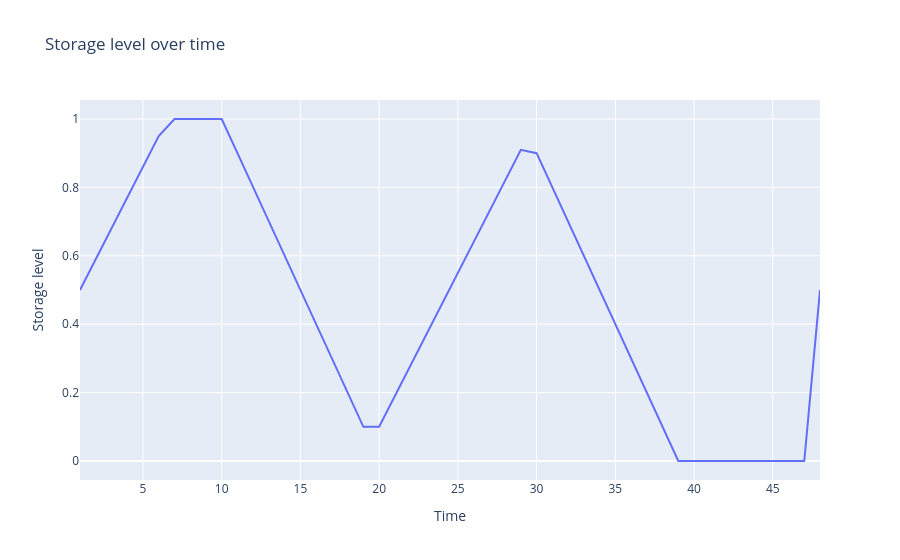
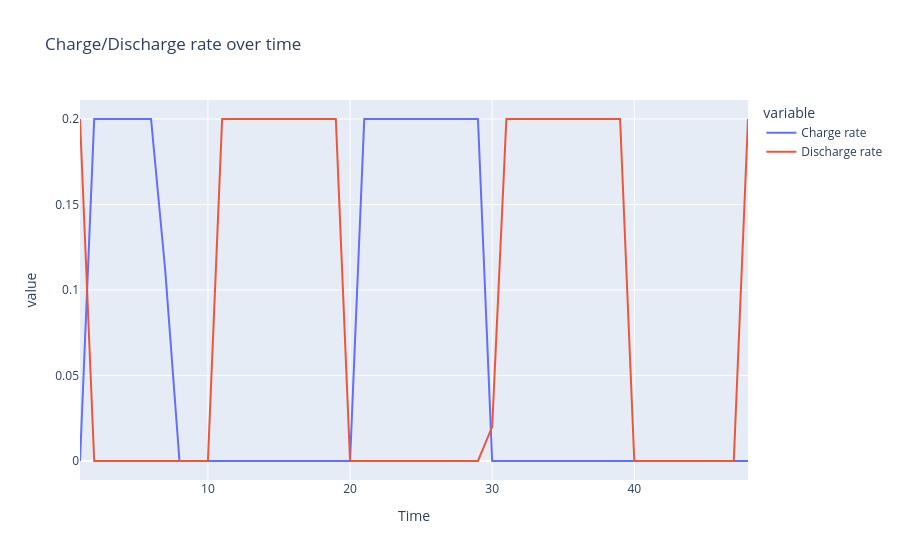
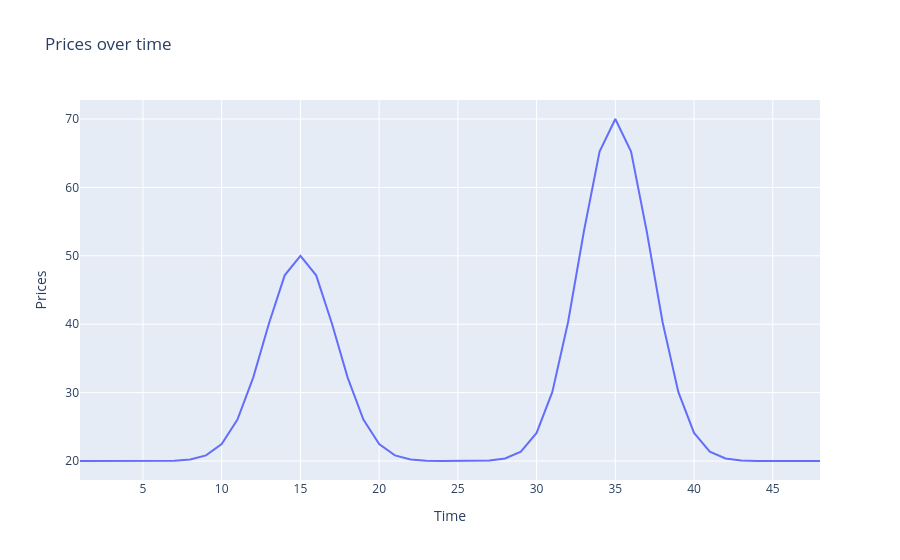

Notebook source saved alongside these figures, in order:
### Code cell
# Extend battery dispatch problem to 48 periods
# s: Storage capacity [MWh]
# c: Charge rate [MW]
# d: Discharge rate [MW]
# prices: Electricity prices [£/MWh]
# t: time granularity [h] 
# eta: effiency [eta]

n = 48
t = 0.5
eta = 0.9
periods = np.arange(n)
prices = (
    20 + 
    30 * np.exp(-((periods - 14)**2) / 10) +  # morning peak around period 14 (7am)
    50 * np.exp(-((periods - 34)**2) / 10)     # evening peak around period 34 (5pm)
)

s = cp.Variable(n)
d = cp.Variable(n)
c = cp.Variable(n)

s_start = 0.5
s_end = 0.5

constraints2 = [ 0 <= c, c <= 0.2,
                0 <=d,  d <= 0.2,
                0 <=s, s <= 1,
                s[0] == s_start,
                s[n-1] == s_end]

# Add time linking contraints
# s_i = s_{i-1} + 0.5 * (c_i - d_i) for i = 2...n-1
constraints2.append(
    s[1:n-1] == s[0:n-2] + t * (eta*c[1:n-1] - d[1:n-1])
)

#Objective
obj2 = cp.Maximize(t*prices@(d-c))

#Form & solve problem
prob2 = cp.Problem(obj2, constraints2)
prob2.solve() #Returns the optimal vlaue
print("status", prob2.status)
print("optimal value", prob2.value)

# Plot optimal values
df = pd.DataFrame({
    'Time': range(1, n+1),
    'Prices':prices,
    'Storage level':s.value,
    'Charge rate': c.value,
    'Discharge rate':d.value
})

fig_s = px.line(df, x='Time', y='Storage level', 
                title='Storage level over time')
fig_prices = px.line(df, x='Time', y='Prices', 
                title='Prices over time')
fig_cd = px.line(df, x='Time', y=['Charge rate', 'Discharge rate'], 
                title='Charge/Discharge rate over time')

fig_s.show()
fig_cd.show()
fig_prices.show()

### Figure 1 — Plotly figure (JSON) as saved in the notebook; plotly's stock layout.template omitted (floating-point values rounded to 4 significant figures)
{"data": [{"hovertemplate": "Time=%{x}<br>Storage level=%{y}<extra></extra>", "legendgroup": "", "line": {"color": "#636efa", "dash": "solid"}, "marker": {"symbol": "circle"}, "mode": "lines", "name": "", "orientation": "v", "showlegend": false, "type": "scatter", "x": [1, 2, 3, 4, 5, 6, 7, 8, 9, 10, 11, 12, 13, 14, 15, 16, 17, 18, 19, 20, 21, 22, 23, 24, 25, 26, 27, 28, 29, 30, 31, 32, 33, 34, 35, 36, 37, 38, 39, 40, 41, 42, 43, 44, 45, 46, 47, 48], "xaxis": "x", "y": [0.5, 0.59, 0.68, 0.77, 0.86, 0.95, 1.0, 1.0, 1.0, 1.0, 0.9, 0.8, 0.7, 0.6, 0.5, 0.4, 0.3, 0.2, 0.1, 0.1, 0.19, 0.28, 0.37, 0.46, 0.55, 0.64, 0.73, 0.82, 0.91, 0.9, 0.8, 0.7, 0.6, 0.5, 0.4, 0.3, 0.2, 0.1, 0.0, 0.0, 0.0, 0.0, 0.0, 0.0, 0.0, 0.0, 0.0, 0.5], "yaxis": "y"}], "layout": {"legend": {"tracegroupgap": 0}, "title": {"text": "Storage level over time"}, "xaxis": {"anchor": "y", "domain": [0, 1], "title": {"text": "Time"}}, "yaxis": {"anchor": "x", "domain": [0, 1], "title": {"text": "Storage level"}}}}

### Figure 2 — Plotly figure (JSON) as saved in the notebook; plotly's stock layout.template omitted (floating-point values rounded to 4 significant figures)
{"data": [{"hovertemplate": "variable=Charge rate<br>Time=%{x}<br>value=%{y}<extra></extra>", "legendgroup": "Charge rate", "line": {"color": "#636efa", "dash": "solid"}, "marker": {"symbol": "circle"}, "mode": "lines", "name": "Charge rate", "orientation": "v", "showlegend": true, "type": "scatter", "x": [1, 2, 3, 4, 5, 6, 7, 8, 9, 10, 11, 12, 13, 14, 15, 16, 17, 18, 19, 20, 21, 22, 23, 24, 25, 26, 27, 28, 29, 30, 31, 32, 33, 34, 35, 36, 37, 38, 39, 40, 41, 42, 43, 44, 45, 46, 47, 48], "xaxis": "x", "y": [0.0, 0.2, 0.2, 0.2, 0.2, 0.2, 0.1111, 0.0, 0.0, 0.0, 0.0, 0.0, 0.0, 0.0, 0.0, 0.0, 0.0, 0.0, 0.0, 0.0, 0.2, 0.2, 0.2, 0.2, 0.2, 0.2, 0.2, 0.2, 0.2, 0.0, 0.0, 0.0, 0.0, 0.0, 0.0, 0.0, 0.0, 0.0, 0.0, 0.0, 0.0, 0.0, 0.0, 0.0, 0.0, 0.0, 0.0, 0.0], "yaxis": "y"}, {"hovertemplate": "variable=Discharge rate<br>Time=%{x}<br>value=%{y}<extra></extra>", "legendgroup": "Discharge rate", "line": {"color": "#EF553B", "dash": "solid"}, "marker": {"symbol": "circle"}, "mode": "lines", "name": "Discharge rate", "orientation": "v", "showlegend": true, "type": "scatter", "x": [1, 2, 3, 4, 5, 6, 7, 8, 9, 10, 11, 12, 13, 14, 15, 16, 17, 18, 19, 20, 21, 22, 23, 24, 25, 26, 27, 28, 29, 30, 31, 32, 33, 34, 35, 36, 37, 38, 39, 40, 41, 42, 43, 44, 45, 46, 47, 48], "xaxis": "x", "y": [0.2, 0.0, 0.0, 0.0, 0.0, 0.0, 0.0, 0.0, 0.0, 0.0, 0.2, 0.2, 0.2, 0.2, 0.2, 0.2, 0.2, 0.2, 0.2, 0.0, 0.0, 0.0, 0.0, 0.0, 0.0, 0.0, 0.0, 0.0, 0.0, 0.02, 0.2, 0.2, 0.2, 0.2, 0.2, 0.2, 0.2, 0.2, 0.2, 0.0, 0.0, 0.0, 0.0, 0.0, 0.0, 0.0, 0.0, 0.2], "yaxis": "y"}], "layout": {"legend": {"title": {"text": "variable"}, "tracegroupgap": 0}, "title": {"text": "Charge/Discharge rate over time"}, "xaxis": {"anchor": "y", "domain": [0, 1], "title": {"text": "Time"}}, "yaxis": {"anchor": "x", "domain": [0, 1], "title": {"text": "value"}}}}

### Figure 3 — Plotly figure (JSON) as saved in the notebook; plotly's stock layout.template omitted (floating-point values rounded to 4 significant figures)
{"data": [{"hovertemplate": "Time=%{x}<br>Prices=%{y}<extra></extra>", "legendgroup": "", "line": {"color": "#636efa", "dash": "solid"}, "marker": {"symbol": "circle"}, "mode": "lines", "name": "", "orientation": "v", "showlegend": false, "type": "scatter", "x": [1, 2, 3, 4, 5, 6, 7, 8, 9, 10, 11, 12, 13, 14, 15, 16, 17, 18, 19, 20, 21, 22, 23, 24, 25, 26, 27, 28, 29, 30, 31, 32, 33, 34, 35, 36, 37, 38, 39, 40, 41, 42, 43, 44, 45, 46, 47, 48], "xaxis": "x", "y": [20.0, 20.0, 20.0, 20.0, 20.0, 20.01, 20.05, 20.22, 20.82, 22.46, 26.06, 32.2, 40.11, 47.15, 50.0, 47.15, 40.11, 32.2, 26.06, 22.46, 20.82, 20.22, 20.05, 20.01, 20.0, 20.02, 20.08, 20.37, 21.37, 24.1, 30.09, 40.33, 53.52, 65.24, 70.0, 65.24, 53.52, 40.33, 30.09, 24.1, 21.37, 20.37, 20.08, 20.02, 20.0, 20.0, 20.0, 20.0], "yaxis": "y"}], "layout": {"legend": {"tracegroupgap": 0}, "title": {"text": "Prices over time"}, "xaxis": {"anchor": "y", "domain": [0, 1], "title": {"text": "Time"}}, "yaxis": {"anchor": "x", "domain": [0, 1], "title": {"text": "Prices"}}}}
